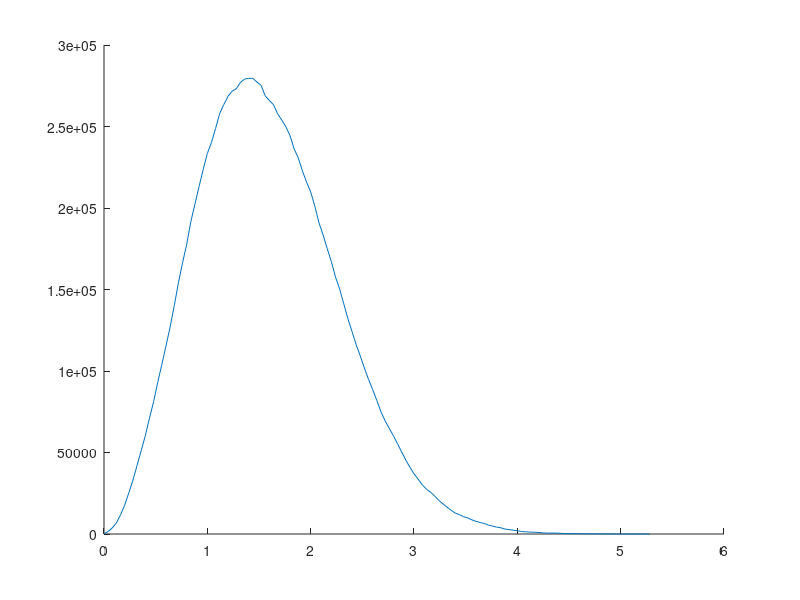

Here is the MATLAB script that generated this plot: (Note: this script raises an error after producing the figure.)
clear all, close all, clc

x1 = importdata('xAxis.dat');
y1 = importdata('yAxis.dat');

hold on
plot(x1, y1);

plot(x2, y2);
xlabel('Speed');
ylabel('Probability density');
title('Maxwell Boltzmann');